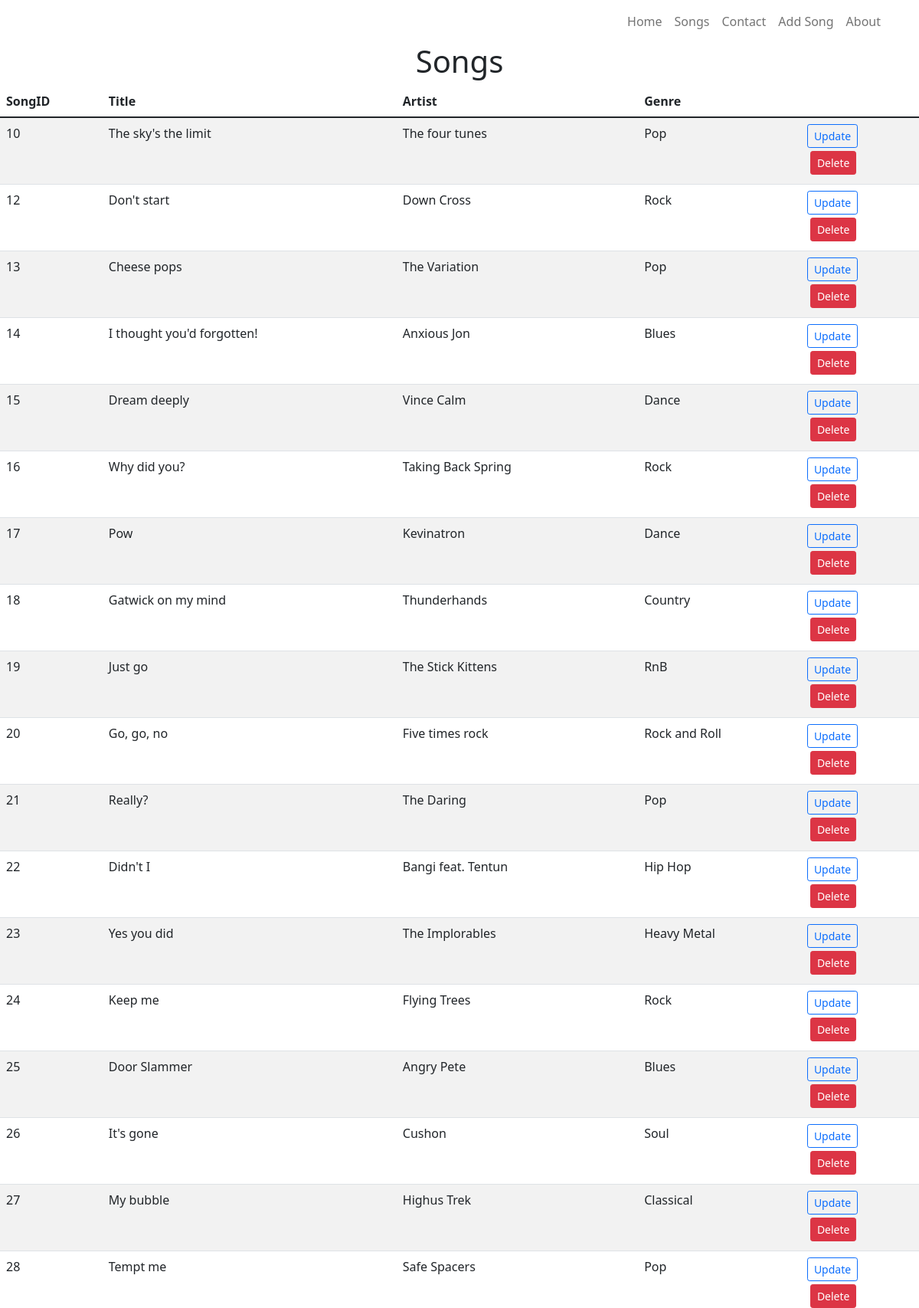
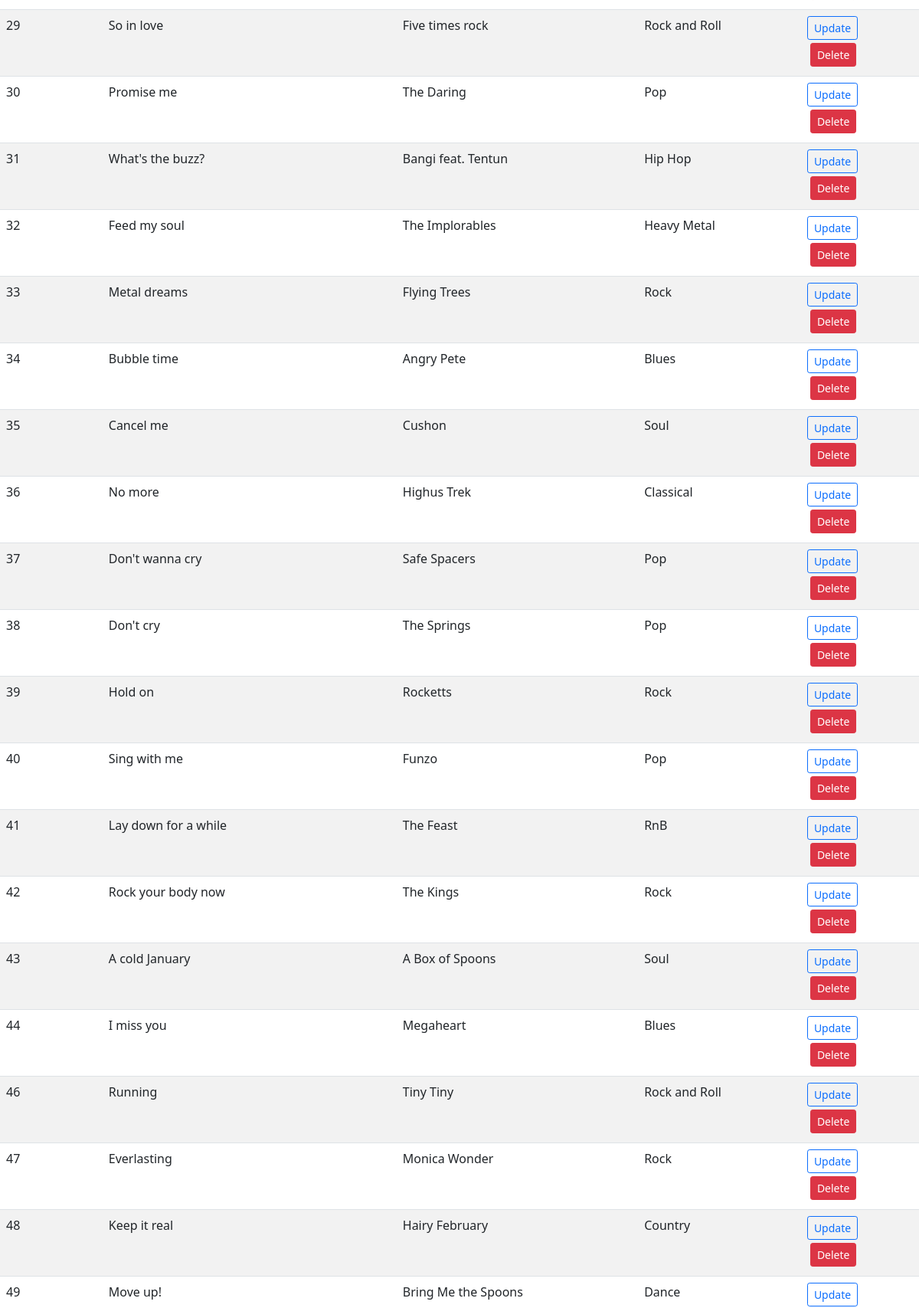
Screenshot of /songs (upper part) with the database file from the repository (2 pictures, top to bottom).
### tables this page shows
CREATE TABLE "songs" (
	"SongID"	INTEGER NOT NULL UNIQUE,
	"Title"	TEXT,
	"Artist"	TEXT,
	"Genre"	TEXT,
	PRIMARY KEY("SongID" AUTOINCREMENT)
);

### c9WebFlask/app.py (the view)
@app.route('/songs') # set the route for the songs.html
def songs():
    conn = sql.connect('finalproject/c7Music.db')
    conn.row_factory = sql.Row
    cursor = conn.cursor()
    cursor.execute('SELECT * FROM songs')
    getSongs = cursor.fetchall()
    return render_template('songs.html', title ='songs', songsInDB = getSongs)

### c9WebFlask/templates/songs.html
{% extends 'base.html' %} {% block content %}
<h1 class="text-lg-center">Songs</h1>
<table class="table table-hover border-2 table-striped">
    <thead>
        <th scope="col">SongID</th>
        <th scope="col">Title</th>
        <th scope="col">Artist</th>
        <th scope="col">Genre</th>
    </thead>
    <tbody>
        {% for row in songsInDB %}
        <tr>
            <td>{{row["SongID"]}}</td>
            <td>{{row["Title"]}}</td>
            <td>{{row["Artist"]}}</td>
            <td>{{row["Genre"]}}</td>
            <td>
                <button type="button" class="btn btn-outline-primary btn-sm">
                    <a class="text-decoration-none" href="{{url_for('update', songID=row['songID'])}}">Update</a>
                </button>
                <form action="{{url_for('delete', songID=row['songID'])}}" method="POST">
                    <input type="submit"
                           value="Delete"
                        onclick="confirm('Are you sure you want to delete this song')"
                        class="btn btn-danger btn-sm mt-1 m-lg-1" />
                </form>
            </td>
        </tr>
        {% endfor %}
    </tbody>
</table>
{% endblock content %}

### c9WebFlask/templates/base.html (shortened to what this page needs)
<!DOCTYPE html>
<html lang="en">
<head>
<link rel="stylesheet" href="https://cdn.jsdelivr.net/npm/bootstrap-icons@1.8.0/font/bootstrap-icons.css">
<link href="https://cdn.jsdelivr.net/npm/bootstrap@5.1.3/dist/css/bootstrap.min.css"
  rel="stylesheet"
/>
</head>
<body>
    <header class="container">
        <nav class="navbar navbar-expand-md navbar-light">
            <ul class="navbar-nav ms-auto text-center">
            <li> <a class="nav-link"  href="{{url_for('index')}}">Home</a></li>
            <li> <a class="nav-link"  href="{{url_for('songs')}}">Songs</a></li>
            <li> <a class="nav-link"  href="{{url_for('contact')}}">Contact</a></li>
            <li> <a class="nav-link"  href="{{url_for('addsongs')}}">Add Song</a></li>
            <li> <a class="nav-link"  href="{{url_for('about')}}">About</a></li>
            </ul>
        </nav>
    </header>
    <section>
        {% block content %}
        {% endblock content %}
    </section>
</body>
</html>

### rows the page displays
songs: SongID "10", Title "The sky's the limit", Artist "The four tunes", Genre "Pop"
songs: SongID "12", Title "Don't start", Artist "Down Cross", Genre "Rock"
songs: SongID "13", Title "Cheese pops", Artist "The Variation", Genre "Pop"
songs: SongID "14", Title "I thought you'd forgotten!", Artist "Anxious Jon", Genre "Blues"
songs: SongID "15", Title "Dream deeply", Artist "Vince Calm", Genre "Dance"
songs: SongID "16", Title "Why did you?", Artist "Taking Back Spring", Genre "Rock"
songs: SongID "17", Title "Pow", Artist "Kevinatron", Genre "Dance"
songs: SongID "18", Title "Gatwick on my mind", Artist "Thunderhands", Genre "Country"
songs: SongID "19", Title "Just go", Artist "The Stick Kittens", Genre "RnB"
songs: SongID "20", Title "Go, go, no", Artist "Five times rock", Genre "Rock and Roll"
songs: SongID "21", Title "Really?", Artist "The Daring", Genre "Pop"
songs: SongID "22", Title "Didn't I", Artist "Bangi feat. Tentun", Genre "Hip Hop"
songs: SongID "23", Title "Yes you did", Artist "The Implorables", Genre "Heavy Metal"
songs: SongID "24", Title "Keep me", Artist "Flying Trees", Genre "Rock"
songs: SongID "25", Title "Door Slammer", Artist "Angry Pete", Genre "Blues"
songs: SongID "26", Title "It's gone", Artist "Cushon", Genre "Soul"
songs: SongID "27", Title "My bubble", Artist "Highus Trek", Genre "Classical"
songs: SongID "28", Title "Tempt me", Artist "Safe Spacers", Genre "Pop"
songs: SongID "29", Title "So in love", Artist "Five times rock", Genre "Rock and Roll"
songs: SongID "30", Title "Promise me", Artist "The Daring", Genre "Pop"
songs: SongID "31", Title "What's the buzz?", Artist "Bangi feat. Tentun", Genre "Hip Hop"
songs: SongID "32", Title "Feed my soul", Artist "The Implorables", Genre "Heavy Metal"
songs: SongID "33", Title "Metal dreams", Artist "Flying Trees", Genre "Rock"
songs: SongID "34", Title "Bubble time", Artist "Angry Pete", Genre "Blues"
songs: SongID "35", Title "Cancel me", Artist "Cushon", Genre "Soul"
songs: SongID "36", Title "No more", Artist "Highus Trek", Genre "Classical"
songs: SongID "37", Title "Don't wanna cry", Artist "Safe Spacers", Genre "Pop"
songs: SongID "38", Title "Don't cry", Artist "The Springs", Genre "Pop"
songs: SongID "39", Title "Hold on", Artist "Rocketts", Genre "Rock"
songs: SongID "40", Title "Sing with me", Artist "Funzo", Genre "Pop"
songs: SongID "41", Title "Lay down for a while", Artist "The Feast", Genre "RnB"
songs: SongID "42", Title "Rock your body now", Artist "The Kings", Genre "Rock"
songs: SongID "43", Title "A cold January", Artist "A Box of Spoons", Genre "Soul"
songs: SongID "44", Title "I miss you", Artist "Megaheart", Genre "Blues"
songs: SongID "46", Title "Running", Artist "Tiny Tiny", Genre "Rock and Roll"
songs: SongID "47", Title "Everlasting", Artist "Monica Wonder", Genre "Rock"
songs: SongID "48", Title "Keep it real", Artist "Hairy February", Genre "Country"
songs: SongID "49", Title "Move up!", Artist "Bring Me the Spoons", Genre "Dance"
